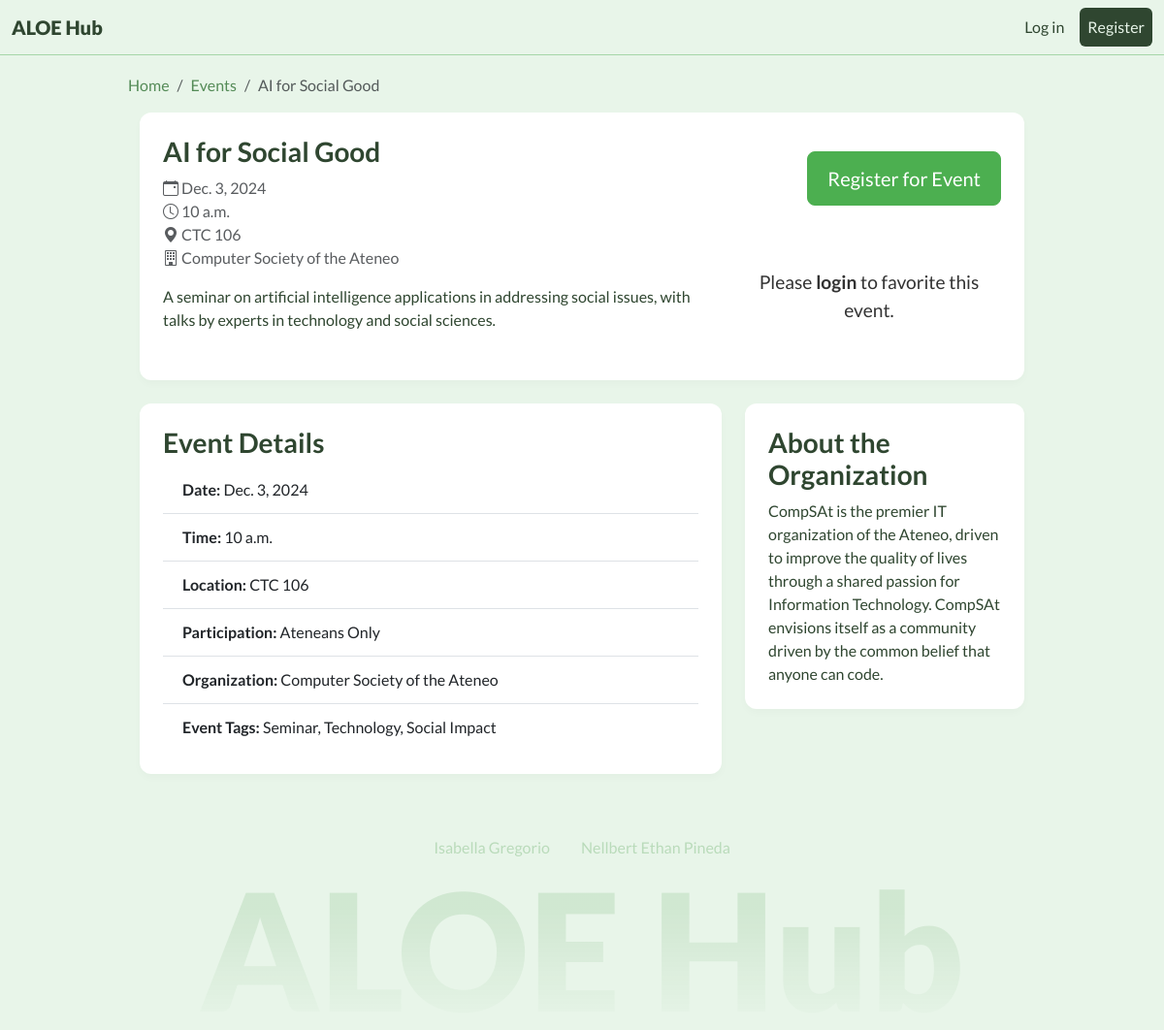
/events/4/, run on the app's committed database.
### events/models.py (models this page shows, shortened)
class Event(models.Model):
    PARTICIPATION_CHOICES = [
        ('everyone', 'Everyone'),
        ('members', 'Members Only'),
        ('ateneans', 'Ateneans Only'),
    ]
    title = models.CharField(max_length=200)
    description = models.TextField()
    date = models.DateField()
    time = models.TimeField()
    location = models.CharField(max_length=200)
    participation = models.CharField(max_length=10, choices=PARTICIPATION_CHOICES, default='everyone')
    favorited_by = models.ManyToManyField(User, related_name='favorited_events', blank=True)
    organized_by = models.ForeignKey(
        'organizations.Organization',
        on_delete=models.SET_NULL,
        null=True,
        blank=True,
        related_name='organized_events'
    )
    tags = models.ManyToManyField(Tag, related_name='events')
    created_at = models.DateTimeField(auto_now_add=True)
    updated_at = models.DateTimeField(auto_now=True)

### organizations/models.py (models this page shows, shortened)
class Organization(models.Model):
    COA = 'COA'
    LIONS = 'LIONS'
    OTHER = 'OTHER'
    CATEGORY_CHOICES = [
        (COA, 'COA'),
        (LIONS, 'LIONS'),
        (OTHER, 'Other'),
    ]
    org_code = models.CharField(max_length=10, unique=True)
    name = models.CharField(max_length=200)
    description = models.TextField()
    category = models.CharField(
        max_length=10,
        choices=CATEGORY_CHOICES,
        default=OTHER,
    )
    created_at = models.DateTimeField(auto_now_add=True)
    updated_at = models.DateTimeField(auto_now=True)

### tags/models.py (models this page shows, shortened)
class Tag(models.Model):
    TAG_CATEGORIES = [
        ('event_type', 'Event Type'),
        ('event_theme', 'Event Theme'),
    ]
    name = models.CharField(max_length=50, unique=True)
    tag_category = models.CharField(
        max_length=50,
        choices=TAG_CATEGORIES,
        default='event_type',
    )

### events/views.py (the view)
# urls.py: path('<int:event_id>/', views.event_detail, name='event-detail'),
def event_detail(request, event_id):
    event = get_object_or_404(Event, id=event_id)  # Event instance
    return render(request, 'events/event_detail.html', {'event': event})  # Dictionary

### templates/events/event_detail.html (shortened to what this page needs)
{% extends 'base.html' %}
{% block breadcrumbs %}
<li class="breadcrumb-item"><a href="{% url 'event-list' %}">Events</a></li>
<li class="breadcrumb-item active" aria-current="page">{{ event.title }}</li>
{% endblock %}
{% block content %}
<div class="container mt-1">
    <div class="card mb-4">
        <div class="card-body">
            <div class="row">
                <div class="col-md-8">
                    <h2 class="card-title">{{ event.title }}</h2>
                    <p class="card-text text-muted">
                        <i class="bi bi-calendar-event"></i> {{ event.date }}<br>
                        <i class="bi bi-clock"></i> {{ event.time }}<br>
                        <i class="bi bi-geo-alt-fill"></i> {{ event.location }}<br>
                        <i class="bi bi-building"></i> {{ event.organized_by.name }}
                    </p>
                    <p class="card-text">{{ event.description }}</p>
                </div>
                <div class="col-md-4 text-end">
                    <a href="https://docs.google.com/forms/d/1uLYDZcCzqlbHl-4ITT7rpRVKxpKqjHz18_qoiR9NQdY/viewform?edit_requested=true" target="_blank" class="btn btn-primary btn-lg mt-3">
                        Register for Event
                    </a>
                    {% if user.is_authenticated %}
                        <form method="post" action="{% url 'favorite-event' event.id %}">
                            {% csrf_token %}
                            <input type="hidden" name="event_id" value="{{ event.id }}">
                            <button type="submit" class="btn btn-secondary btn-lg mt-3">
                                {% if user in event.favorited_by.all %}
                                    <i class="bi bi-heart-fill"></i> Unfavorite Event
                                {% else %}
                                    <i class="bi bi-heart"></i> Favorite Event
                                {% endif %}
                            </button>
                        </form>
                    {% else %}
                        <div class="alert mt-5 text-center" style="border-radius: 12px;">
                            <p style="font-size: 1.2em; margin: 0;">
                                Please <a href="{% url 'login' %}" class="alert-link" style=" text-decoration: none;">login</a> to favorite this event.
                            </p>
                        </div>
                    {% endif %}
                </div>
            </div>
        </div>
    </div>
    <div class="row">
        <div class="col-md-8">
            <div class="card mb-4">
                <div class="card-body">
                    <h4 class="card-title">Event Details</h4>
                    <ul class="list-group list-group-flush">
                        <li class="list-group-item"><strong>Date:</strong> {{ event.date }}</li>
                        <li class="list-group-item"><strong>Time:</strong> {{ event.time }}</li>
                        <li class="list-group-item"><strong>Location:</strong> {{ event.location }}</li>
                        <li class="list-group-item"><strong>Participation:</strong> {{ event.get_participation_display }}</li>
                        <li class="list-group-item"><strong>Organization:</strong> {{ event.organized_by.name }}</li>
                        <li class="list-group-item"><strong>Event Tags:</strong> {% for tag in event.tags.all %}
                            {{ tag.name }}{% if not forloop.last %}, {% endif %}
                        {% endfor %}</li>
                    </ul>
                </div>
            </div>
        </div>
        <div class="col-md-4">
            <div class="card mb-4">
                <div class="card-body">
                    <h4 class="card-title">About the Organization</h4>
                    <p class="card-text">{{ event.organized_by.description }}</p>
                </div>
            </div>
        </div>
    </div>
</div>
{% endblock %}

### templates/base.html (shortened to what this page needs)
{% load static %}
<!DOCTYPE html>
<html lang="en">
<head>
    <link href="https://cdn.jsdelivr.net/npm/bootstrap@5.3.2/dist/css/bootstrap.min.css" rel="stylesheet">
    <link href="https://cdnjs.cloudflare.com/ajax/libs/bootstrap-icons/1.8.1/font/bootstrap-icons.min.css" rel="stylesheet">
    <link href="{% static 'css/styles.css' %}" rel="stylesheet">
</head>
<body>
    <nav class="navbar navbar-expand-lg navbar-light fixed-top" style="background-color: rgba(232, 245, 233, 0.975);">
        <div class="container-fluid">
            <a class="navbar-brand" href="{% url 'home' %}" style="font-weight: 900;"">ALOE Hub</a>
            <div class="collapse navbar-collapse" id="navbarNav">
                <ul class="navbar-nav ms-auto">
                    {% if user.is_authenticated %}
                        <li class="nav-item">
                            <a class="nav-link" href="#">Welcome, {{ user.username }}</a>
                        </li>
                        <li class="nav-item">
                            <a class="nav-link" href="{% url 'event-list' %}">Events</a>
                        </li>
                        <li class="nav-item">
                            <a class="nav-link" href="{% url 'logout' %}">Logout</a>
                        </li>
                    {% else %}
                        <li class="nav-item">
                            <a class="nav-link" href="{% url 'login' %}">Log in</a>
                        </li>
                        <li class="nav-item">
                            <a class="nav-link btn btn-outline-light ms-2" href="{% url 'register' %}">Register</a>
                        </li>
                    {% endif %}
                </ul>
            </div>
        </div>
    </nav>
    <div class="content-wrapper">
        <div class="container mt-1 pt-3 content">
            {% if request.path != '/' and request.path != '/login/' and request.path != '/register/' %}
                <nav aria-label="breadcrumb">
                    <ol class="breadcrumb small">
                        <li class="breadcrumb-item"><a href="{% url 'home' %}">Home</a></li>
                        {% block breadcrumbs %}{% endblock %}
                    </ol>
                </nav>
            {% endif %}
            {% block content %}{% endblock %}
        </div>
        <footer class="footer mt-auto pt-3">
            <div class="d-flex justify-content-center mt-3">
                <div class="p-2 mx-2 rounded" style="background: rgba(0, 115, 0, 0.2) 25%; color: transparent; -webkit-background-clip: text;">Isabella Gregorio</div>
                <div class="p-2 mx-2 rounded" style="background: rgba(0, 115, 0, 0.2) 25%; color: transparent; -webkit-background-clip: text;">Nellbert Ethan Pineda</div>
            </div>
            <div class="d-none d-sm-block position-relative overflow-hidden text-center text-wrap text-truncate" style="font-weight: 900; line-height: 1; color: transparent; background: linear-gradient(to bottom, rgba(0, 115, 0, 0.1) 25%, rgba(0, 115, 0, 0) 100%); -webkit-background-clip: text; font-size: 14vw;">
            </div>
        </footer>
    </div>
</body>
</html>

### static/css/styles.css (style rules this page uses)
body { font-family: 'Lato', sans-serif; background-color: #e8f5e9; color: #2f4630; padding-top: 56px; }
.navbar { background-color: rgba(232, 245, 233, 0.975); border-bottom: 1px solid #a5d6a7; }
.navbar-brand, .nav-link { color: #2f4630 !important; }
.nav-link.btn { color: #e8f5e9 !important; background-color: #2f4630 !important; }
.btn-primary { background-color: #4caf50; border-color: #4caf50; }
.card { border: none; border-radius: 12px; box-shadow: 0 4px 8px rgba(0, 0, 0, 0.025); color: #2f4630 !important; }
.card-body { padding: 1.5rem; }
.card-title { font-size: 1.75rem; font-weight: 700; }
.card-text { font-size: 1rem; line-height: 1.5; color: #2f4630; }
.container { max-width: 960px; margin-top: 80px; }
.list-group-item { font-size: 1rem; padding: 0.75rem 1.25rem; }
.btn-lg { padding: 0.75rem 1.25rem; font-size: 1.25rem; }
.alert { border-radius: 12px; background-color: #fff; color: #333; }
.breadcrumb a { color: #548b57 !important; text-decoration: none !important; }

### templates/base.html (style rules this page uses)
body, html { height: 100%; }
.content-wrapper { min-height: 100%; display: flex; flex-direction: column; }
.content { flex: 1; }

### data on the page
Event: title "AI for Social Good", date "Dec. 3, 2024", time "10 a.m.", location "CTC 106", organized_by.name "Computer Society of the Ateneo", description "A seminar on artificial intelligence applications in addressing social issues, with talks by experts in technology and social sciences.", participation "Ateneans Only", organized_by.description "CompSAt is the premier IT organization of the Ateneo, driven to improve the quality of lives through a shared passion for Information Technology. CompSAt envisions itself as a community driven by the common belief that anyone can code."
Tag: name "Seminar"
Tag: name "Technology"
Tag: name "Social Impact"
